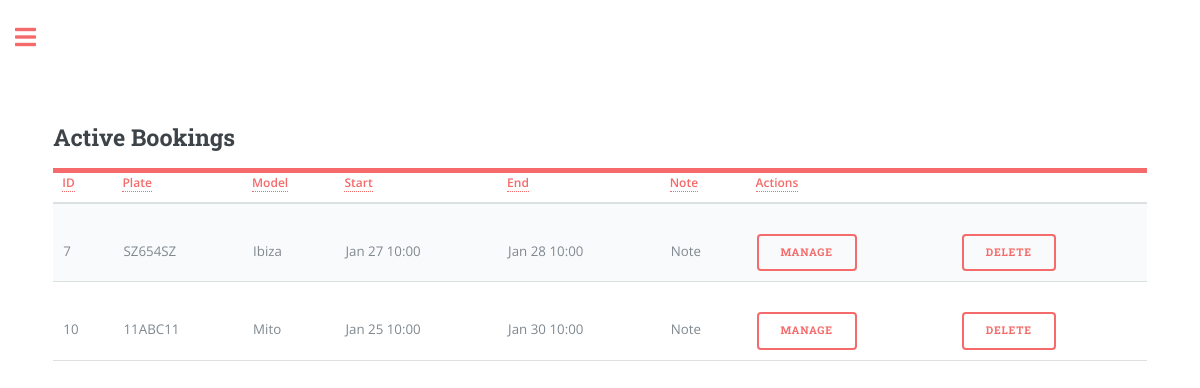
Page /bookings_view (signed in) on the earlier database version.
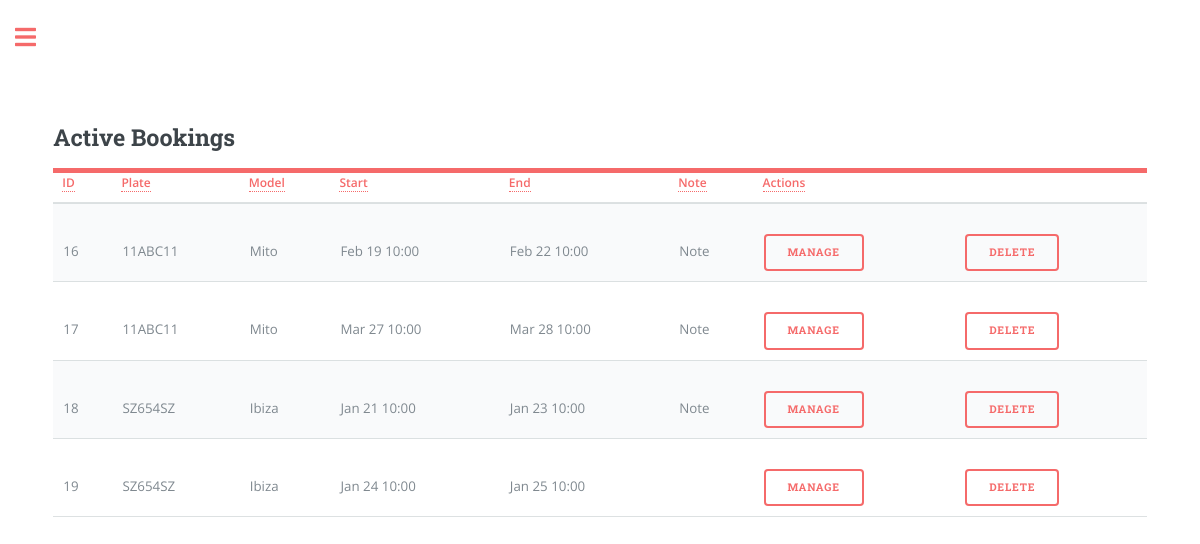
Same page on the later database version.
### app/models.py (models this page shows, shortened)
class Booking(db.Model):
    id = db.Column(db.Integer, primary_key=True)
    start_datetime = db.Column(db.DateTime, nullable=False)
    end_datetime = db.Column(db.DateTime, nullable=False)
    car_plate = db.Column(db.String(8), db.ForeignKey('car.plate'), nullable=False)
    user_id = db.Column(db.Integer, db.ForeignKey('user.id'), nullable=False)
    note = db.Column(db.String(160))
    money = db.Column(db.Integer, default=0, index=True)
    car = db.relationship('Car', backref='bookings', lazy=True)
    contact_id = db.Column(db.Integer, db.ForeignKey('contacts.id', name='booking_contacts_id'), nullable=True)

class Car(db.Model):
    plate = db.Column(db.String(8), primary_key=True, index=True, unique=True)
    make = db.Column(db.String(15), index=True)
    model = db.Column(db.String(15), index=True)
    fuel = db.Column(db.String(8), index=True)
    year = db.Column(db.Integer, index=True)
    cc = db.Column(db.Integer, index=True)
    user_id = db.Column(db.Integer, db.ForeignKey('user.id'))
    days = db.Column(db.Integer, default=0, index=True)
    money = db.Column(db.Integer, default=0, index=True)
    car_cost = db.Column(db.Integer, default=0, index=True)
    insurance_cost = db.Column(db.Float, default=0, index=True)
    insurance_expiry_date = db.Column(db.DateTime)
    mot_cost = db.Column(db.Float, default=0, index=True)
    mot_expiry_date = db.Column(db.DateTime)
    road_tax_cost = db.Column(db.Float, default=0, index=True)
    road_tax_expiry_date = db.Column(db.DateTime)

### app/routes.py (the view)
@app.route('/bookings_view', methods=['GET', 'POST'])
@login_required
def bookings_view():
    current_date = datetime.utcnow()
    active_bookings = Booking.query.filter(
        (Booking.user_id == current_user.id) &
        (Booking.end_datetime > current_date)
    ).all()
    return render_template('bookings_view.html', user_bookings=active_bookings, page='bookings_view',
                           user_name=current_user.username if current_user.is_authenticated else None)

### app/models.py (called while the page is built)
@login.user_loader
def load_user(id):
    return User.query.get(int(id))

### app/templates/bookings_view.html (shortened to what this page needs)
{% extends "index.html" %}
{% block content %}
<head>
  <link rel="stylesheet" href="{{ url_for('static', filename='css/main.css') }}">
</head>
<header id="header">
  <h2>Active Bookings</h2>
</header>
<form action="{{ url_for('bookings_manage') }}" method="POST">
<table class="table" id="bookingTable">
    <thead>
      <tr>
        <th scope="col"><a href="#" class="sort-link" data-sort="id">ID</a></th>
        <th scope="col"><a href="#" class="sort-link" data-sort="plate">Plate</a></th>
        <th scope="col"><a href="#" class="sort-link" data-sort="model">Model</a></th>
        <th scope="col"><a href="#" class="sort-link" data-sort="start_datetime">Start</a></th>
        <th scope="col"><a href="#" class="sort-link" data-sort="end_datetime">End</a></th>
        <th scope="col"><a href="#" class="sort-link" data-sort="note">Note</a></th>
        <th scope="col"><a>Actions</a></th>
      </tr>
    </thead>
    <tbody>
      {% for booking in user_bookings %}
      <tr>
          <td data-sort="id">{{ booking.id }}</td>
          <td data-sort="plate">{{ booking.car.plate }}</td>
          <td data-sort="model">{{ booking.car.model }}</td>
          <td data-sort="start_datetime">{{ booking.start_datetime.strftime("%b %d %H:%M") }}</td>
          <td data-sort="end_datetime">{{ booking.end_datetime.strftime("%b %d %H:%M") }}</td>
          <td data-sort="note">
            {% if booking.note %}
            <span class="note-tooltip">
                Note
            </span>
        {% endif %}
          </td>
          <td>
              <button type="submit" class="btn btn-danger" name="manage_booking" value="{{ booking.id }}">Manage</button>
        </td>
        <td>
          <button type="submit" class="btn btn-primary" name="delete" style="margin-top: 20px;" onclick="return confirm('Are you sure you want to delete this booking?');">Delete</button>
        </td>
      </tr>
      {% endfor %}
  </tbody>
</table>
</form>
{% endblock %}

### app/templates/index.html (shortened to what this page needs)
<!DOCTYPE HTML>
<html>
	<head>
		<link rel="stylesheet" href="{{url_for('static', filename='css/main.css')}}"/>
	</head>
	<body class="is-preload">
			<div id="wrapper">
					<div id="main">
						<div class="inner">
								<section id="banner">
									<div class="content">
										{% block content %} {% endblock %}
								</section>
						</div>
					</div>
			</div>
	</body>
</html>

Differences in the rows shown:
removed Booking: id "7", car.plate "SZ654SZ", car.model "Ibiza", start_datetime "Jan 27 10:00", end_datetime "Jan 28 10:00"
removed Booking: id "10", car.plate "11ABC11", car.model "Mito", start_datetime "Jan 25 10:00", end_datetime "Jan 30 10:00"
added Booking: id "16", car.plate "11ABC11", car.model "Mito", start_datetime "Feb 19 10:00", end_datetime "Feb 22 10:00"
added Booking: id "17", car.plate "11ABC11", car.model "Mito", start_datetime "Mar 27 10:00", end_datetime "Mar 28 10:00"
added Booking: id "18", car.plate "SZ654SZ", car.model "Ibiza", start_datetime "Jan 21 10:00", end_datetime "Jan 23 10:00"
added Booking: id "19", car.plate "SZ654SZ", car.model "Ibiza", start_datetime "Jan 24 10:00", end_datetime "Jan 25 10:00"
